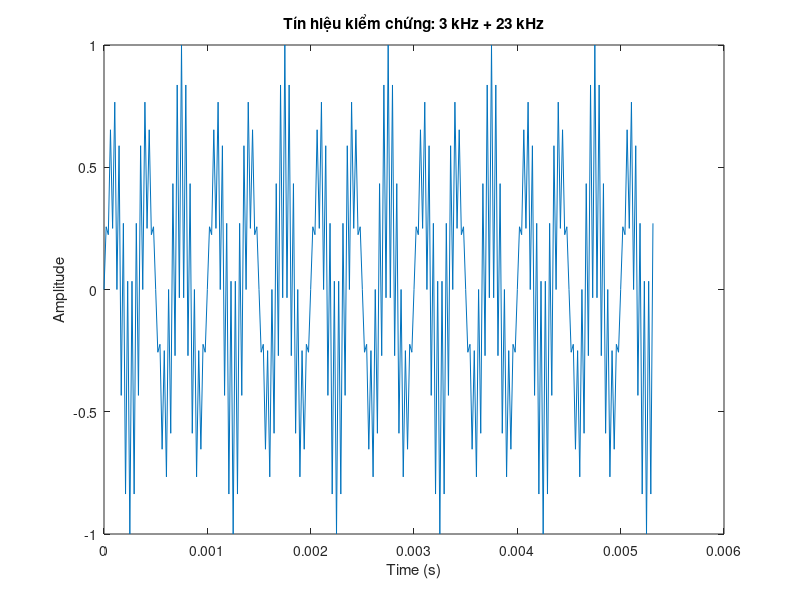

Here is the MATLAB script that generated this plot:
clc; clear;

fs = 48000;
FFT_SIZE = 256;
n = 0:FFT_SIZE-1;

% Tín hiệu trong băng + ngoài băng
x_test = sin(2*pi*3000*n/fs) + sin(2*pi*23000*n/fs);

% Chuẩn hóa biên độ
x_test = x_test / max(abs(x_test));

% OUTPUT 1: đồ thị thời gian
figure;
plot(n/fs, x_test);
title('Tín hiệu kiểm chứng: 3 kHz + 23 kHz');
xlabel('Time (s)');
ylabel('Amplitude');

% OUTPUT 2: in ra mảng C (ĐỂ COPY)
fprintf('float test_signal[%d] = {\n', FFT_SIZE);
fprintf('%ff,\n', x_test);
fprintf('};\n');
